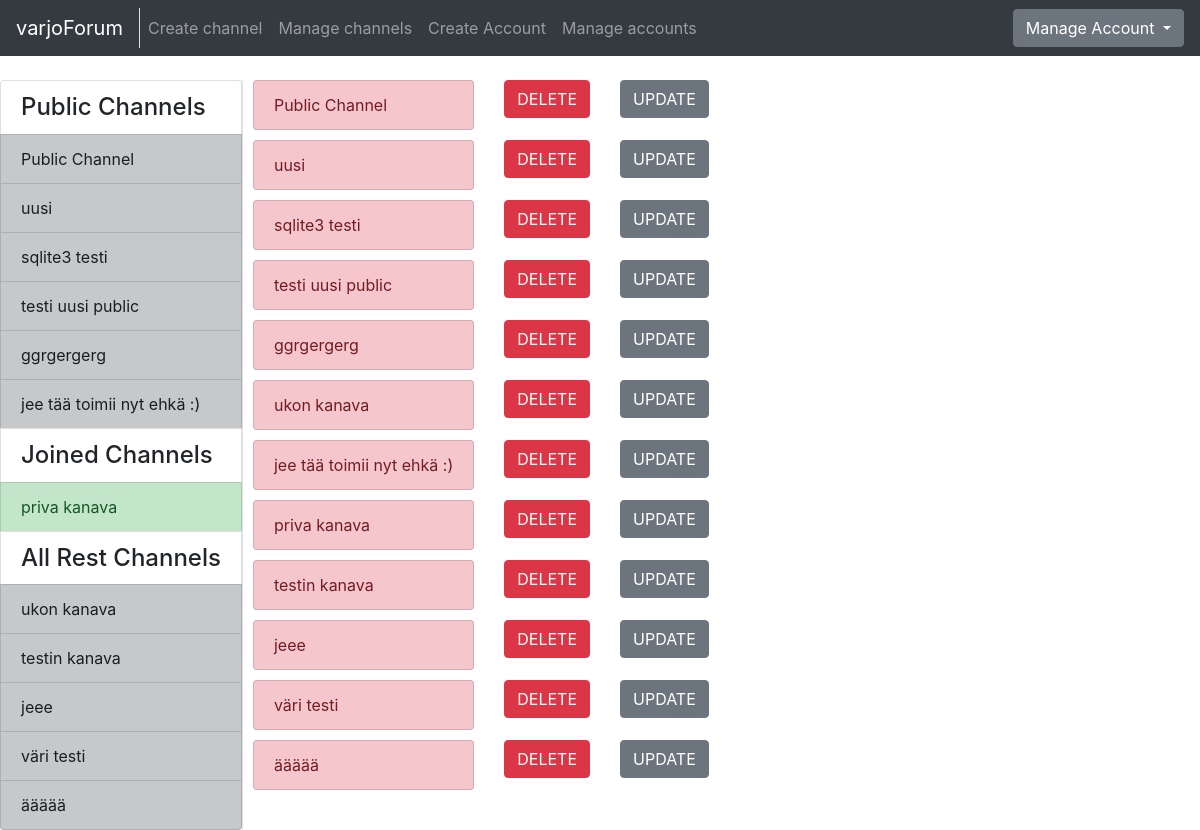
The page /channel/manage/ (signed in) on the database its author committed.
### application/channels/models.py (models this page shows, shortened)
class Channel(Base):
    name = db.Column(db.String(144), nullable=False)
    introduction = db.Column(db.Text, nullable=False)
    master_id = db.Column(db.Integer, nullable=False)
    public = db.Column(db.Boolean, nullable=False)
    messages = db.relationship("Message", backref='Channel', lazy=True)
    accounts = db.relationship('Account', secondary=accounts, lazy='subquery',
        backref=db.backref('channels', lazy=True))
    @staticmethod
    def get_my_channels(account_id):
        stmt = text("SELECT Channel.id, Channel.name, Channel.master_id"
                    " FROM Channel, Account, Accounts"
                    " WHERE Channel.id = Accounts.channel_id"
                    " AND Channel.public = False"
                    " AND Account.id = Accounts.account_id"
                    " AND Account.id = :account_id"
                    " ORDER BY Channel.name").params(account_id=account_id)
        res = db.engine.execute(stmt)
        response = []
        for row in res:
            response.append({"channel_id":row[0], "channel_name":row[1], "master_id":row[2]})
        return response
    @staticmethod
    def get_channels_where_not_in(account_id):
        stmt = text("SELECT channel.id, channel.name, channel.public"
                    " FROM Channel"
                    " WHERE Channel.id NOT IN ("
                        " SELECT Channel.id"
                            " FROM Channel, Account, Accounts"
                            " WHERE Channel.id = Accounts.channel_id"
                            " AND Account.id = Accounts.account_id"
                            " AND Account.id = :account_id"
                            " )").params(account_id=account_id)
        res = db.engine.execute(stmt)
        response = []
        for row in res:
            response.append({"id":row[0], "name":row[1], "public":row[2]})
        return response
    @staticmethod
    def get_all_publics():
        stmt = text("SELECT Channel.id, Channel.name"
                    " FROM Channel"
                    " WHERE Channel.public = True")
        res = db.engine.execute(stmt)
        response = []
        for row in res:
            response.append({"id":row[0], "name":row[1]})
        return response

### application/channels/views.py (the view)
@app.route("/channel/manage/", methods=["GET"])
@login_required
def channel_manager():
    return render_template("channels/manager.html", channels = Channel.query.all(),
        my_channels=Channel.get_my_channels(current_user.id),
        all_channels=Channel.get_channels_where_not_in(current_user.id),
        public_channels=Channel.get_all_publics())

### application/__init__.py (called while the page is built)
@login_manager.user_loader
def load_user(account_id):
  return Account.query.get(account_id)

### application/templates/channels/manager.html
{% extends "layout.html" %}
{% block body %}
<div class="row" style="padding-left:10px">
  <ul class="list-group">
    {% for channel in channels %}
    <div class="row" style="padding-bottom: 10px">
      <div class="col">
        <div class="list-group-item list-group-item-danger">
          {{ channel.name }}
        </div>
      </div>
      <div class="col-md-auto">
        <form action="{{ url_for('delete_channel', channel_id=channel.id) }}" method="POST">
          <button type="submit" class="btn btn-danger" >DELETE</button>
        </form>
      </div>
      <div class="col-md-auto">
        <a href="{{ url_for('channel_change', channel_id=channel.id) }}" class="btn btn-secondary">UPDATE</a>
      </div>
    </div>
    {% endfor %}
  </ul>
</div>
{% endblock %}

### application/templates/layout.html (shortened to what this page needs)
<!DOCTYPE html>
  <html>
    <head>
      <link rel="stylesheet" href="https://maxcdn.bootstrapcdn.com/bootstrap/4.0.0/css/bootstrap.min.css">
    </head>
    <body>
      <nav class="navbar navbar-expand-md navbar-dark bg-dark mb-4">
        <div class="border-right">
          <a class="navbar-brand" href="{{ url_for('index') }}">varjoForum</a>
        </div>
        <div class="collapse navbar-collapse" id="navbarCollapse">
          <ul class="navbar-nav mr-auto">
            {% if current_user.is_authenticated %}
              <li class="nav-item">
                <a class="nav-link" href="{{ url_for('channels_create') }}">Create channel</a>
              </li>
            {% endif %}
            {% if current_user.admin == True %}
              <li class="nav-item">
                <a href="{{ url_for('channel_manager') }}" class="nav-link">Manage channels</a>
              </li>
              <li class="nav-item">
                <a href="{{ url_for('account_create') }}" class="nav-link">Create Account</a>
              </li>
              <li class="nav-item">
                <a class="nav-link" href="{{ url_for('account_list') }}">Manage accounts</a>
              </li>
            {% endif %}
          </ul>
            {% if current_user.is_authenticated %}
            <div class="btn-group">
              <button type="button" class="btn btn-secondary dropdown-toggle" data-toggle="dropdown" aria-haspopup="true" aria-expanded="false">
                  Manage Account
              </button>
            </div>
            {% else %}
            <a class="btn btn-success" href="{{ url_for('auth_login') }}">Login</a>
            {% endif %}
        </div>
      </nav>
      <div class="container-fluid" >
        <div class="row">
            <div class="border-right">
              <div class="col-sx" >
                <div style="float: left">
                  <div class="list-group">
                  {% if current_user.is_authenticated %}
                    <h4 class="list-group-item">Public Channels</h4>
                    {% for public in public_channels %}
                      <a href="{{ url_for('one_channel_index', channel_id=public.id, sort='first') }}"
                          class="list-group-item list-group-item-action list-group-item-dark">
                        {{ public.name }}
                      </a>
                    {% endfor %}
                    {% if my_channels %}
                      <h4 class="list-group-item">Joined Channels</h4>
                    {% endif %}
                    {% for my_channel in my_channels %}
                      {% if my_channel.master_id == current_user.id %}
                      <a href="{{ url_for('one_channel_index', channel_id=my_channel.channel_id, sort='first') }}"
                          class="list-group-item list-group-item-action list-group-item-success">
                        {{ my_channel.channel_name }}
                      </a>
                      {% else %}
                      <a href="{{ url_for('one_channel_index', channel_id=my_channel.channel_id, sort='first') }}"
                          class="list-group-item list-group-item-action list-group-item-dark">
                        {{ my_channel.channel_name }}
                      </a>
                      {% endif %}
                    {% endfor %}
                    <h4 class="list-group-item">All Rest Channels</h4>
                {% else %}
                {% if all_channels %}
                <h4 class="list-group-item">All Channels</h4>
                {% endif %}
                {% endif %}
                {% for channel in all_channels %}
                  {% if channel.public == False %}
                  <a href="{{ url_for('one_channel_index', channel_id=channel.id, sort='first') }}"
                      class="list-group-item list-group-item-action list-group-item-dark">
                    {{ channel.name }}
                  </a>
                  {% endif %}
                {% endfor %}
              </div>
              </div>
              </div>
          </div>
          <div class="col">
            {% block body %}{% endblock %}
          </div>
        </div>
    </body>
  </html>

### rows shown on the page
Channel: name "Public Channel"
Channel: name "uusi"
Channel: name "sqlite3 testi"
Channel: name "testi uusi public"
Channel: name "ggrgergerg"
Channel: name "jee tää toimii nyt ehkä :)"
Channel: channel_name "priva kanava", name "priva kanava"
Channel: name "ukon kanava"
Channel: name "testin kanava"
Channel: name "jeee"
Channel: name "väri testi"
Channel: name "äääää"
